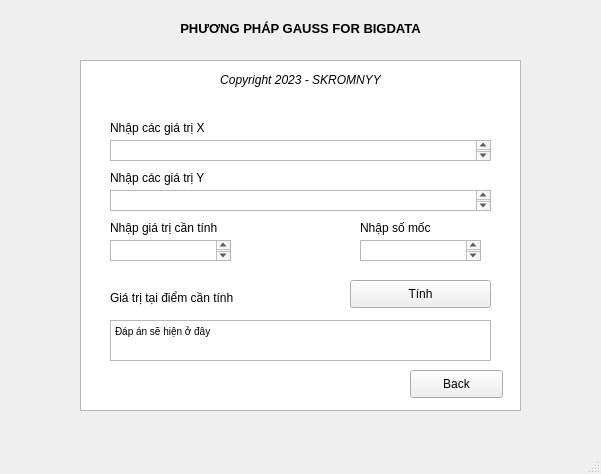
<?xml version="1.0" encoding="UTF-8"?>
<ui version="4.0">
 <class>calcgauss</class>
 <widget class="QMainWindow" name="calcgauss">
  <property name="geometry">
   <rect>
    <x>0</x>
    <y>0</y>
    <width>601</width>
    <height>474</height>
   </rect>
  </property>
  <property name="windowTitle">
   <string>MainWindow</string>
  </property>
  <widget class="QWidget" name="calc_gauss">
   <widget class="QLabel" name="label">
    <property name="geometry">
     <rect>
      <x>0</x>
      <y>20</y>
      <width>601</width>
      <height>16</height>
     </rect>
    </property>
    <property name="font">
     <font>
      <family>Arial</family>
      <pointsize>10</pointsize>
      <weight>75</weight>
      <bold>true</bold>
     </font>
    </property>
    <property name="text">
     <string>PHƯƠNG PHÁP GAUSS FOR BIGDATA</string>
    </property>
    <property name="alignment">
     <set>Qt::AlignCenter</set>
    </property>
   </widget>
   <widget class="QTextBrowser" name="textBrowser">
    <property name="geometry">
     <rect>
      <x>80</x>
      <y>60</y>
      <width>441</width>
      <height>351</height>
     </rect>
    </property>
   </widget>
   <widget class="QLabel" name="label_2">
    <property name="geometry">
     <rect>
      <x>110</x>
      <y>120</y>
      <width>171</width>
      <height>16</height>
     </rect>
    </property>
    <property name="text">
     <string>Nhập các giá trị X</string>
    </property>
   </widget>
   <widget class="QLabel" name="label_3">
    <property name="geometry">
     <rect>
      <x>110</x>
      <y>170</y>
      <width>201</width>
      <height>16</height>
     </rect>
    </property>
    <property name="text">
     <string>Nhập các giá trị Y</string>
    </property>
   </widget>
   <widget class="QLabel" name="label_4">
    <property name="geometry">
     <rect>
      <x>110</x>
      <y>220</y>
      <width>201</width>
      <height>16</height>
     </rect>
    </property>
    <property name="text">
     <string>Nhập giá trị cần tính</string>
    </property>
   </widget>
   <widget class="QPushButton" name="tinh">
    <property name="geometry">
     <rect>
      <x>350</x>
      <y>280</y>
      <width>141</width>
      <height>28</height>
     </rect>
    </property>
    <property name="text">
     <string>Tính</string>
    </property>
   </widget>
   <widget class="QPushButton" name="back">
    <property name="geometry">
     <rect>
      <x>410</x>
      <y>370</y>
      <width>93</width>
      <height>28</height>
     </rect>
    </property>
    <property name="text">
     <string>Back</string>
    </property>
   </widget>
   <widget class="QLabel" name="label_5">
    <property name="geometry">
     <rect>
      <x>80</x>
      <y>70</y>
      <width>441</width>
      <height>20</height>
     </rect>
    </property>
    <property name="font">
     <font>
      <italic>true</italic>
     </font>
    </property>
    <property name="text">
     <string>Copyright 2023 - SKROMNYY</string>
    </property>
    <property name="alignment">
     <set>Qt::AlignCenter</set>
    </property>
   </widget>
   <widget class="QTextEdit" name="output">
    <property name="geometry">
     <rect>
      <x>110</x>
      <y>320</y>
      <width>381</width>
      <height>41</height>
     </rect>
    </property>
    <property name="html">
     <string>&lt;!DOCTYPE HTML PUBLIC &quot;-//W3C//DTD HTML 4.0//EN&quot; &quot;http://www.w3.org/TR/REC-html40/strict.dtd&quot;&gt;
&lt;html&gt;&lt;head&gt;&lt;meta name=&quot;qrichtext&quot; content=&quot;1&quot; /&gt;&lt;style type=&quot;text/css&quot;&gt;
p, li { white-space: pre-wrap; }
&lt;/style&gt;&lt;/head&gt;&lt;body style=&quot; font-family:'MS Shell Dlg 2'; font-size:7.8pt; font-weight:400; font-style:normal;&quot;&gt;
&lt;p style=&quot; margin-top:0px; margin-bottom:0px; margin-left:0px; margin-right:0px; -qt-block-indent:0; text-indent:0px;&quot;&gt;Đáp án sẽ hiện ở đây&lt;/p&gt;&lt;/body&gt;&lt;/html&gt;</string>
    </property>
   </widget>
   <widget class="QTextEdit" name="giatritinhgauss">
    <property name="geometry">
     <rect>
      <x>110</x>
      <y>240</y>
      <width>121</width>
      <height>21</height>
     </rect>
    </property>
   </widget>
   <widget class="QTextEdit" name="giatriY">
    <property name="geometry">
     <rect>
      <x>110</x>
      <y>190</y>
      <width>381</width>
      <height>21</height>
     </rect>
    </property>
   </widget>
   <widget class="QLabel" name="label_6">
    <property name="geometry">
     <rect>
      <x>110</x>
      <y>290</y>
      <width>141</width>
      <height>16</height>
     </rect>
    </property>
    <property name="text">
     <string>Giá trị tại điểm cần tính</string>
    </property>
   </widget>
   <widget class="QTextEdit" name="giatr">
    <property name="geometry">
     <rect>
      <x>110</x>
      <y>140</y>
      <width>381</width>
      <height>21</height>
     </rect>
    </property>
   </widget>
   <widget class="QTextEdit" name="mocgiatri">
    <property name="geometry">
     <rect>
      <x>360</x>
      <y>240</y>
      <width>121</width>
      <height>21</height>
     </rect>
    </property>
   </widget>
   <widget class="QLabel" name="label_7">
    <property name="geometry">
     <rect>
      <x>360</x>
      <y>220</y>
      <width>121</width>
      <height>16</height>
     </rect>
    </property>
    <property name="text">
     <string>Nhập số mốc</string>
    </property>
   </widget>
  </widget>
  <widget class="QMenuBar" name="menubar">
   <property name="geometry">
    <rect>
     <x>0</x>
     <y>0</y>
     <width>601</width>
     <height>26</height>
    </rect>
   </property>
  </widget>
  <widget class="QStatusBar" name="statusbar"/>
 </widget>
 <resources/>
 <connections/>
</ui>
